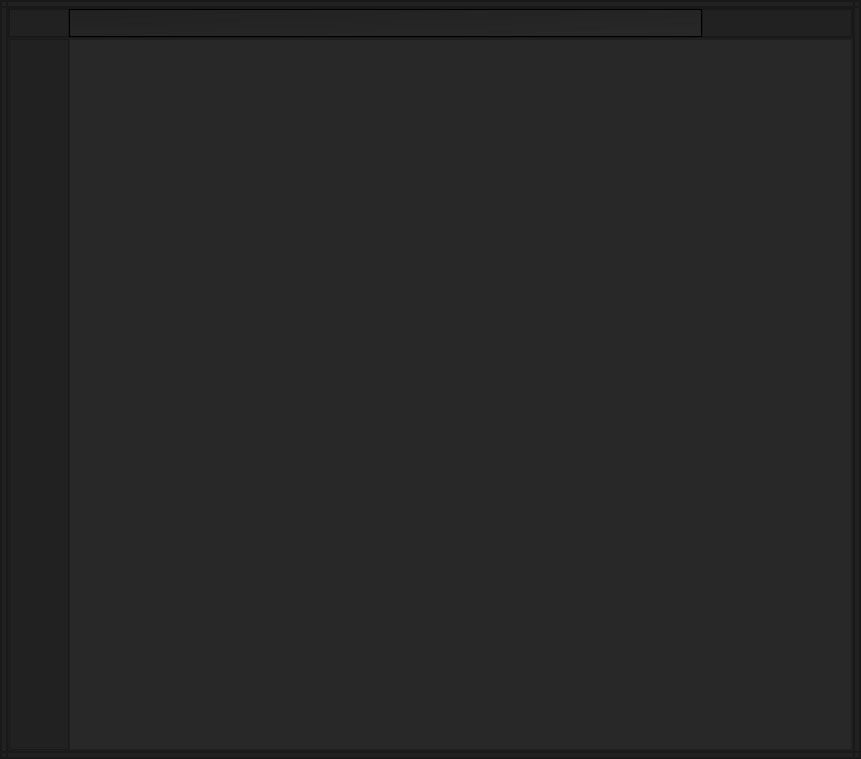
<?xml version="1.0" encoding="UTF-8"?>
<ui version="4.0">
 <class>MainWindow</class>
 <widget class="QMainWindow" name="MainWindow">
  <property name="geometry">
   <rect>
    <x>0</x>
    <y>0</y>
    <width>861</width>
    <height>759</height>
   </rect>
  </property>
  <property name="windowTitle">
   <string>MainWindow</string>
  </property>
  <property name="windowOpacity">
   <double>1.000000000000000</double>
  </property>
  <property name="styleSheet">
   <string notr="true">background-color:rgb(255,255,255);</string>
  </property>
  <widget class="QWidget" name="centralwidget">
   <property name="contextMenuPolicy">
    <enum>Qt::DefaultContextMenu</enum>
   </property>
   <property name="styleSheet">
    <string notr="true"/>
   </property>
   <layout class="QVBoxLayout" name="verticalLayout">
    <property name="spacing">
     <number>0</number>
    </property>
    <property name="leftMargin">
     <number>0</number>
    </property>
    <property name="topMargin">
     <number>0</number>
    </property>
    <property name="rightMargin">
     <number>0</number>
    </property>
    <property name="bottomMargin">
     <number>0</number>
    </property>
    <item>
     <widget class="QFrame" name="BorderFrame">
      <property name="minimumSize">
       <size>
        <width>0</width>
        <height>1</height>
       </size>
      </property>
      <property name="cursor">
       <cursorShape>ArrowCursor</cursorShape>
      </property>
      <property name="styleSheet">
       <string notr="true">background-color: rgb(33, 33, 33);</string>
      </property>
      <property name="frameShape">
       <enum>QFrame::StyledPanel</enum>
      </property>
      <property name="frameShadow">
       <enum>QFrame::Raised</enum>
      </property>
      <layout class="QGridLayout" name="gridLayout">
       <property name="leftMargin">
        <number>0</number>
       </property>
       <property name="topMargin">
        <number>0</number>
       </property>
       <property name="rightMargin">
        <number>0</number>
       </property>
       <property name="bottomMargin">
        <number>0</number>
       </property>
       <property name="spacing">
        <number>0</number>
       </property>
       <item row="1" column="2">
        <widget class="QFrame" name="rightGripBorder">
         <property name="minimumSize">
          <size>
           <width>1</width>
           <height>0</height>
          </size>
         </property>
         <property name="frameShape">
          <enum>QFrame::StyledPanel</enum>
         </property>
         <property name="frameShadow">
          <enum>QFrame::Raised</enum>
         </property>
         <layout class="QHBoxLayout" name="horizontalLayout_7">
          <property name="spacing">
           <number>0</number>
          </property>
          <property name="leftMargin">
           <number>0</number>
          </property>
          <property name="topMargin">
           <number>0</number>
          </property>
          <property name="rightMargin">
           <number>0</number>
          </property>
          <property name="bottomMargin">
           <number>0</number>
          </property>
          <item>
           <widget class="QLabel" name="rightGripLabel">
            <property name="minimumSize">
             <size>
              <width>3</width>
              <height>0</height>
             </size>
            </property>
            <property name="maximumSize">
             <size>
              <width>3</width>
              <height>16777215</height>
             </size>
            </property>
            <property name="cursor">
             <cursorShape>SizeHorCursor</cursorShape>
            </property>
            <property name="text">
             <string/>
            </property>
           </widget>
          </item>
         </layout>
        </widget>
       </item>
       <item row="2" column="1">
        <widget class="QFrame" name="bottomGripBorder">
         <property name="minimumSize">
          <size>
           <width>0</width>
           <height>0</height>
          </size>
         </property>
         <property name="frameShape">
          <enum>QFrame::StyledPanel</enum>
         </property>
         <property name="frameShadow">
          <enum>QFrame::Raised</enum>
         </property>
         <layout class="QHBoxLayout" name="horizontalLayout_6">
          <property name="spacing">
           <number>0</number>
          </property>
          <property name="leftMargin">
           <number>0</number>
          </property>
          <property name="topMargin">
           <number>0</number>
          </property>
          <property name="rightMargin">
           <number>0</number>
          </property>
          <property name="bottomMargin">
           <number>0</number>
          </property>
          <item>
           <widget class="QLabel" name="bottomGripLabel">
            <property name="minimumSize">
             <size>
              <width>0</width>
              <height>3</height>
             </size>
            </property>
            <property name="maximumSize">
             <size>
              <width>16777215</width>
              <height>3</height>
             </size>
            </property>
            <property name="cursor">
             <cursorShape>SizeVerCursor</cursorShape>
            </property>
            <property name="text">
             <string/>
            </property>
           </widget>
          </item>
         </layout>
        </widget>
       </item>
       <item row="1" column="0">
        <widget class="QFrame" name="leftGripBorder">
         <property name="minimumSize">
          <size>
           <width>1</width>
           <height>0</height>
          </size>
         </property>
         <property name="styleSheet">
          <string notr="true"/>
         </property>
         <property name="frameShape">
          <enum>QFrame::StyledPanel</enum>
         </property>
         <property name="frameShadow">
          <enum>QFrame::Raised</enum>
         </property>
         <layout class="QHBoxLayout" name="horizontalLayout_5">
          <property name="spacing">
           <number>0</number>
          </property>
          <property name="leftMargin">
           <number>0</number>
          </property>
          <property name="topMargin">
           <number>0</number>
          </property>
          <property name="rightMargin">
           <number>0</number>
          </property>
          <property name="bottomMargin">
           <number>0</number>
          </property>
          <item>
           <widget class="QLabel" name="leftGripLabel">
            <property name="minimumSize">
             <size>
              <width>3</width>
              <height>0</height>
             </size>
            </property>
            <property name="maximumSize">
             <size>
              <width>3</width>
              <height>16777215</height>
             </size>
            </property>
            <property name="cursor">
             <cursorShape>SizeHorCursor</cursorShape>
            </property>
            <property name="text">
             <string/>
            </property>
           </widget>
          </item>
         </layout>
        </widget>
       </item>
       <item row="0" column="1">
        <widget class="QFrame" name="topGripBorder">
         <property name="minimumSize">
          <size>
           <width>0</width>
           <height>1</height>
          </size>
         </property>
         <property name="frameShape">
          <enum>QFrame::StyledPanel</enum>
         </property>
         <property name="frameShadow">
          <enum>QFrame::Raised</enum>
         </property>
         <layout class="QHBoxLayout" name="horizontalLayout_11">
          <property name="spacing">
           <number>0</number>
          </property>
          <property name="leftMargin">
           <number>0</number>
          </property>
          <property name="topMargin">
           <number>0</number>
          </property>
          <property name="rightMargin">
           <number>0</number>
          </property>
          <property name="bottomMargin">
           <number>0</number>
          </property>
          <item>
           <widget class="QLabel" name="topGripLabel">
            <property name="minimumSize">
             <size>
              <width>0</width>
              <height>3</height>
             </size>
            </property>
            <property name="maximumSize">
             <size>
              <width>16777215</width>
              <height>3</height>
             </size>
            </property>
            <property name="cursor">
             <cursorShape>SizeVerCursor</cursorShape>
            </property>
            <property name="text">
             <string/>
            </property>
           </widget>
          </item>
         </layout>
        </widget>
       </item>
       <item row="1" column="1">
        <widget class="QFrame" name="appFrame">
         <property name="minimumSize">
          <size>
           <width>0</width>
           <height>0</height>
          </size>
         </property>
         <property name="frameShape">
          <enum>QFrame::StyledPanel</enum>
         </property>
         <property name="frameShadow">
          <enum>QFrame::Raised</enum>
         </property>
         <layout class="QVBoxLayout" name="verticalLayout_5">
          <property name="spacing">
           <number>0</number>
          </property>
          <property name="leftMargin">
           <number>0</number>
          </property>
          <property name="topMargin">
           <number>0</number>
          </property>
          <property name="rightMargin">
           <number>0</number>
          </property>
          <property name="bottomMargin">
           <number>0</number>
          </property>
          <item>
           <widget class="QFrame" name="topBar">
            <property name="minimumSize">
             <size>
              <width>0</width>
              <height>30</height>
             </size>
            </property>
            <property name="maximumSize">
             <size>
              <width>16777215</width>
              <height>30</height>
             </size>
            </property>
            <property name="styleSheet">
             <string notr="true">background: rgb(33,33,33);</string>
            </property>
            <property name="frameShape">
             <enum>QFrame::StyledPanel</enum>
            </property>
            <property name="frameShadow">
             <enum>QFrame::Raised</enum>
            </property>
            <layout class="QHBoxLayout" name="horizontalLayout_3">
             <property name="spacing">
              <number>0</number>
             </property>
             <property name="leftMargin">
              <number>0</number>
             </property>
             <property name="topMargin">
              <number>0</number>
             </property>
             <property name="rightMargin">
              <number>0</number>
             </property>
             <property name="bottomMargin">
              <number>0</number>
             </property>
             <item>
              <widget class="QFrame" name="topBarLeft">
               <property name="minimumSize">
                <size>
                 <width>60</width>
                 <height>0</height>
                </size>
               </property>
               <property name="maximumSize">
                <size>
                 <width>60</width>
                 <height>16777215</height>
                </size>
               </property>
               <property name="contextMenuPolicy">
                <enum>Qt::PreventContextMenu</enum>
               </property>
               <property name="frameShape">
                <enum>QFrame::StyledPanel</enum>
               </property>
               <property name="frameShadow">
                <enum>QFrame::Raised</enum>
               </property>
               <layout class="QVBoxLayout" name="verticalLayout_2">
                <property name="spacing">
                 <number>0</number>
                </property>
                <property name="leftMargin">
                 <number>0</number>
                </property>
                <property name="topMargin">
                 <number>0</number>
                </property>
                <property name="rightMargin">
                 <number>0</number>
                </property>
                <property name="bottomMargin">
                 <number>0</number>
                </property>
                <item alignment="Qt::AlignHCenter">
                 <widget class="QLabel" name="label">
                  <property name="styleSheet">
                   <string notr="true">color:rgb(255,255,255);</string>
                  </property>
                  <property name="text">
                   <string/>
                  </property>
                  <property name="pixmap">
                   <pixmap>ressources/icons/resize.png</pixmap>
                  </property>
                  <property name="scaledContents">
                   <bool>true</bool>
                  </property>
                 </widget>
                </item>
               </layout>
              </widget>
             </item>
             <item>
              <widget class="QFrame" name="topBarMiddle">
               <property name="styleSheet">
                <string notr="true">background-color:qlineargradient(spread:pad, x1:0, y1:0, x2:1, y2:1, stop:0 rgba(33, 33,33, 255), stop:1 rgba(40, 40, 40, 255))</string>
               </property>
               <property name="frameShape">
                <enum>QFrame::StyledPanel</enum>
               </property>
               <property name="frameShadow">
                <enum>QFrame::Raised</enum>
               </property>
              </widget>
             </item>
             <item>
              <widget class="QFrame" name="minMaxExitFrame">
               <property name="minimumSize">
                <size>
                 <width>105</width>
                 <height>0</height>
                </size>
               </property>
               <property name="maximumSize">
                <size>
                 <width>150</width>
                 <height>16777215</height>
                </size>
               </property>
               <property name="styleSheet">
                <string notr="true"/>
               </property>
               <property name="frameShape">
                <enum>QFrame::StyledPanel</enum>
               </property>
               <property name="frameShadow">
                <enum>QFrame::Raised</enum>
               </property>
               <layout class="QHBoxLayout" name="horizontalLayout_2">
                <property name="spacing">
                 <number>0</number>
                </property>
                <property name="leftMargin">
                 <number>0</number>
                </property>
                <property name="topMargin">
                 <number>0</number>
                </property>
                <property name="rightMargin">
                 <number>0</number>
                </property>
                <property name="bottomMargin">
                 <number>0</number>
                </property>
                <item>
                 <widget class="QPushButton" name="minimizeBtn">
                  <property name="maximumSize">
                   <size>
                    <width>50</width>
                    <height>30</height>
                   </size>
                  </property>
                  <property name="mouseTracking">
                   <bool>false</bool>
                  </property>
                  <property name="styleSheet">
                   <string notr="true">QPushButton{
background-color: rgb(33,33,33);
background-image: url(:/icons/minimize3.png);
background-position: center;
background-repeat:none;
border:0px;
}
QPushButton:hover{
background: rgb(50,50,50);
background-image:url(:/icons/minimize3.png);
background-position: center;
background-repeat:none;
border:0px;
}
QPushButton:pressed{
background: rgb(80,80,80);
background-image:url(:/icons/minimize3.png);
background-position: center;
background-repeat:none;
border:0px;
}
</string>
                  </property>
                  <property name="text">
                   <string/>
                  </property>
                  <property name="flat">
                   <bool>true</bool>
                  </property>
                 </widget>
                </item>
                <item>
                 <widget class="QPushButton" name="maximizeBtn">
                  <property name="maximumSize">
                   <size>
                    <width>50</width>
                    <height>30</height>
                   </size>
                  </property>
                  <property name="mouseTracking">
                   <bool>false</bool>
                  </property>
                  <property name="styleSheet">
                   <string notr="true">QPushButton{
background-color: rgb(33,33,33);
background-image:url(:/icons/maximize3.png);
background-position: center;
background-repeat:none;
border:0px;
}
QPushButton:hover{
background: rgb(50,50,50);
background-image:url(:/icons/maximize3.png);
background-position: center;
background-repeat:none;
border:0px;
}
QPushButton:pressed{
background: rgb(80,80,80);
background-image:url(:/icons/maximize3.png);
background-position: center;
background-repeat:none;
border:0px;
}</string>
                  </property>
                  <property name="text">
                   <string/>
                  </property>
                  <property name="flat">
                   <bool>true</bool>
                  </property>
                 </widget>
                </item>
                <item>
                 <widget class="QPushButton" name="exitBtn">
                  <property name="minimumSize">
                   <size>
                    <width>0</width>
                    <height>0</height>
                   </size>
                  </property>
                  <property name="maximumSize">
                   <size>
                    <width>50</width>
                    <height>30</height>
                   </size>
                  </property>
                  <property name="styleSheet">
                   <string notr="true">QPushButton{
background-color: rgb(33,33,33);
background-image:url(:/icons/close3.png);
background-position: center;
background-repeat:none;
border:0px;
}
QPushButton:hover{
background: rgb(50,50,50);
background-image:url(:/icons/close3.png);
background-position: center;
background-repeat:none;
border:0px;
}
QPushButton:pressed{
background: rgb(80,80,80);
background-image:url(:/icons/close3.png);
background-position: center;
background-repeat:none;
border:0px;
}
</string>
                  </property>
                  <property name="text">
                   <string/>
                  </property>
                  <property name="flat">
                   <bool>true</bool>
                  </property>
                 </widget>
                </item>
               </layout>
              </widget>
             </item>
            </layout>
           </widget>
          </item>
          <item>
           <widget class="QFrame" name="mainPage">
            <property name="styleSheet">
             <string notr="true">background-color:rgb(40,40,40);</string>
            </property>
            <property name="frameShape">
             <enum>QFrame::StyledPanel</enum>
            </property>
            <property name="frameShadow">
             <enum>QFrame::Raised</enum>
            </property>
            <layout class="QHBoxLayout" name="horizontalLayout">
             <property name="spacing">
              <number>0</number>
             </property>
             <property name="leftMargin">
              <number>0</number>
             </property>
             <property name="topMargin">
              <number>0</number>
             </property>
             <property name="rightMargin">
              <number>0</number>
             </property>
             <property name="bottomMargin">
              <number>0</number>
             </property>
             <item>
              <widget class="QFrame" name="leftBar">
               <property name="minimumSize">
                <size>
                 <width>60</width>
                 <height>0</height>
                </size>
               </property>
               <property name="maximumSize">
                <size>
                 <width>60</width>
                 <height>16777215</height>
                </size>
               </property>
               <property name="styleSheet">
                <string notr="true">background-color: rgb(33,33,33)</string>
               </property>
               <property name="frameShape">
                <enum>QFrame::StyledPanel</enum>
               </property>
               <property name="frameShadow">
                <enum>QFrame::Raised</enum>
               </property>
               <layout class="QVBoxLayout" name="verticalLayout_3"/>
              </widget>
             </item>
             <item>
              <widget class="QFrame" name="contentFrame">
               <property name="frameShape">
                <enum>QFrame::StyledPanel</enum>
               </property>
               <property name="frameShadow">
                <enum>QFrame::Raised</enum>
               </property>
               <layout class="QHBoxLayout" name="horizontalLayout_4">
                <property name="spacing">
                 <number>0</number>
                </property>
                <property name="leftMargin">
                 <number>0</number>
                </property>
                <property name="topMargin">
                 <number>0</number>
                </property>
                <property name="rightMargin">
                 <number>0</number>
                </property>
                <property name="bottomMargin">
                 <number>0</number>
                </property>
                <item>
                 <widget class="QStackedWidget" name="pages">
                  <widget class="QWidget" name="page1"/>
                  <widget class="QWidget" name="page2"/>
                 </widget>
                </item>
               </layout>
              </widget>
             </item>
            </layout>
           </widget>
          </item>
         </layout>
        </widget>
       </item>
       <item row="2" column="0">
        <widget class="QFrame" name="bottomLeftCorner">
         <property name="minimumSize">
          <size>
           <width>3</width>
           <height>3</height>
          </size>
         </property>
         <property name="maximumSize">
          <size>
           <width>16777215</width>
           <height>16777215</height>
          </size>
         </property>
         <property name="cursor">
          <cursorShape>SizeBDiagCursor</cursorShape>
         </property>
         <property name="frameShape">
          <enum>QFrame::StyledPanel</enum>
         </property>
         <property name="frameShadow">
          <enum>QFrame::Raised</enum>
         </property>
         <layout class="QHBoxLayout" name="horizontalLayout_8">
          <property name="spacing">
           <number>0</number>
          </property>
          <property name="leftMargin">
           <number>0</number>
          </property>
          <property name="topMargin">
           <number>0</number>
          </property>
          <property name="rightMargin">
           <number>0</number>
          </property>
          <property name="bottomMargin">
           <number>0</number>
          </property>
          <item>
           <widget class="QLabel" name="bottomLeftLabel">
            <property name="minimumSize">
             <size>
              <width>1</width>
              <height>1</height>
             </size>
            </property>
            <property name="maximumSize">
             <size>
              <width>4</width>
              <height>4</height>
             </size>
            </property>
            <property name="cursor">
             <cursorShape>SizeBDiagCursor</cursorShape>
            </property>
            <property name="mouseTracking">
             <bool>false</bool>
            </property>
            <property name="styleSheet">
             <string notr="true"/>
            </property>
            <property name="text">
             <string/>
            </property>
           </widget>
          </item>
         </layout>
        </widget>
       </item>
       <item row="0" column="0">
        <widget class="QFrame" name="topLeftCorner">
         <property name="minimumSize">
          <size>
           <width>3</width>
           <height>3</height>
          </size>
         </property>
         <property name="maximumSize">
          <size>
           <width>16777215</width>
           <height>16777215</height>
          </size>
         </property>
         <property name="cursor">
          <cursorShape>SizeFDiagCursor</cursorShape>
         </property>
         <property name="styleSheet">
          <string notr="true"/>
         </property>
         <property name="frameShape">
          <enum>QFrame::StyledPanel</enum>
         </property>
         <property name="frameShadow">
          <enum>QFrame::Raised</enum>
         </property>
         <layout class="QHBoxLayout" name="horizontalLayout_9">
          <property name="spacing">
           <number>0</number>
          </property>
          <property name="leftMargin">
           <number>0</number>
          </property>
          <property name="topMargin">
           <number>0</number>
          </property>
          <property name="rightMargin">
           <number>0</number>
          </property>
          <property name="bottomMargin">
           <number>0</number>
          </property>
          <item>
           <widget class="QLabel" name="topLeftLabel">
            <property name="minimumSize">
             <size>
              <width>1</width>
              <height>1</height>
             </size>
            </property>
            <property name="maximumSize">
             <size>
              <width>4</width>
              <height>4</height>
             </size>
            </property>
            <property name="cursor">
             <cursorShape>SizeFDiagCursor</cursorShape>
            </property>
            <property name="text">
             <string/>
            </property>
           </widget>
          </item>
         </layout>
        </widget>
       </item>
       <item row="0" column="2">
        <widget class="QFrame" name="topRightCorner">
         <property name="minimumSize">
          <size>
           <width>3</width>
           <height>3</height>
          </size>
         </property>
         <property name="cursor">
          <cursorShape>SizeBDiagCursor</cursorShape>
         </property>
         <property name="frameShape">
          <enum>QFrame::StyledPanel</enum>
         </property>
         <property name="frameShadow">
          <enum>QFrame::Raised</enum>
         </property>
         <layout class="QHBoxLayout" name="horizontalLayout_12">
          <property name="spacing">
           <number>0</number>
          </property>
          <property name="leftMargin">
           <number>0</number>
          </property>
          <property name="topMargin">
           <number>0</number>
          </property>
          <property name="rightMargin">
           <number>0</number>
          </property>
          <property name="bottomMargin">
           <number>0</number>
          </property>
          <item>
           <widget class="QLabel" name="topRightLabel">
            <property name="minimumSize">
             <size>
              <width>1</width>
              <height>1</height>
             </size>
            </property>
            <property name="maximumSize">
             <size>
              <width>4</width>
              <height>4</height>
             </size>
            </property>
            <property name="cursor">
             <cursorShape>SizeBDiagCursor</cursorShape>
            </property>
            <property name="text">
             <string/>
            </property>
           </widget>
          </item>
         </layout>
        </widget>
       </item>
       <item row="2" column="2">
        <widget class="QFrame" name="bottomRightCorner">
         <property name="minimumSize">
          <size>
           <width>3</width>
           <height>3</height>
          </size>
         </property>
         <property name="cursor">
          <cursorShape>SizeFDiagCursor</cursorShape>
         </property>
         <property name="frameShape">
          <enum>QFrame::StyledPanel</enum>
         </property>
         <property name="frameShadow">
          <enum>QFrame::Raised</enum>
         </property>
         <layout class="QHBoxLayout" name="horizontalLayout_10">
          <property name="spacing">
           <number>0</number>
          </property>
          <property name="leftMargin">
           <number>0</number>
          </property>
          <property name="topMargin">
           <number>0</number>
          </property>
          <property name="rightMargin">
           <number>0</number>
          </property>
          <property name="bottomMargin">
           <number>0</number>
          </property>
          <item>
           <widget class="QLabel" name="bottomRightLabel">
            <property name="minimumSize">
             <size>
              <width>1</width>
              <height>1</height>
             </size>
            </property>
            <property name="maximumSize">
             <size>
              <width>4</width>
              <height>4</height>
             </size>
            </property>
            <property name="cursor">
             <cursorShape>SizeFDiagCursor</cursorShape>
            </property>
            <property name="text">
             <string/>
            </property>
           </widget>
          </item>
         </layout>
        </widget>
       </item>
      </layout>
     </widget>
    </item>
   </layout>
  </widget>
 </widget>
 <resources>
  <include location="ressources/icons/icons.qrc"/>
 </resources>
 <connections/>
</ui>
